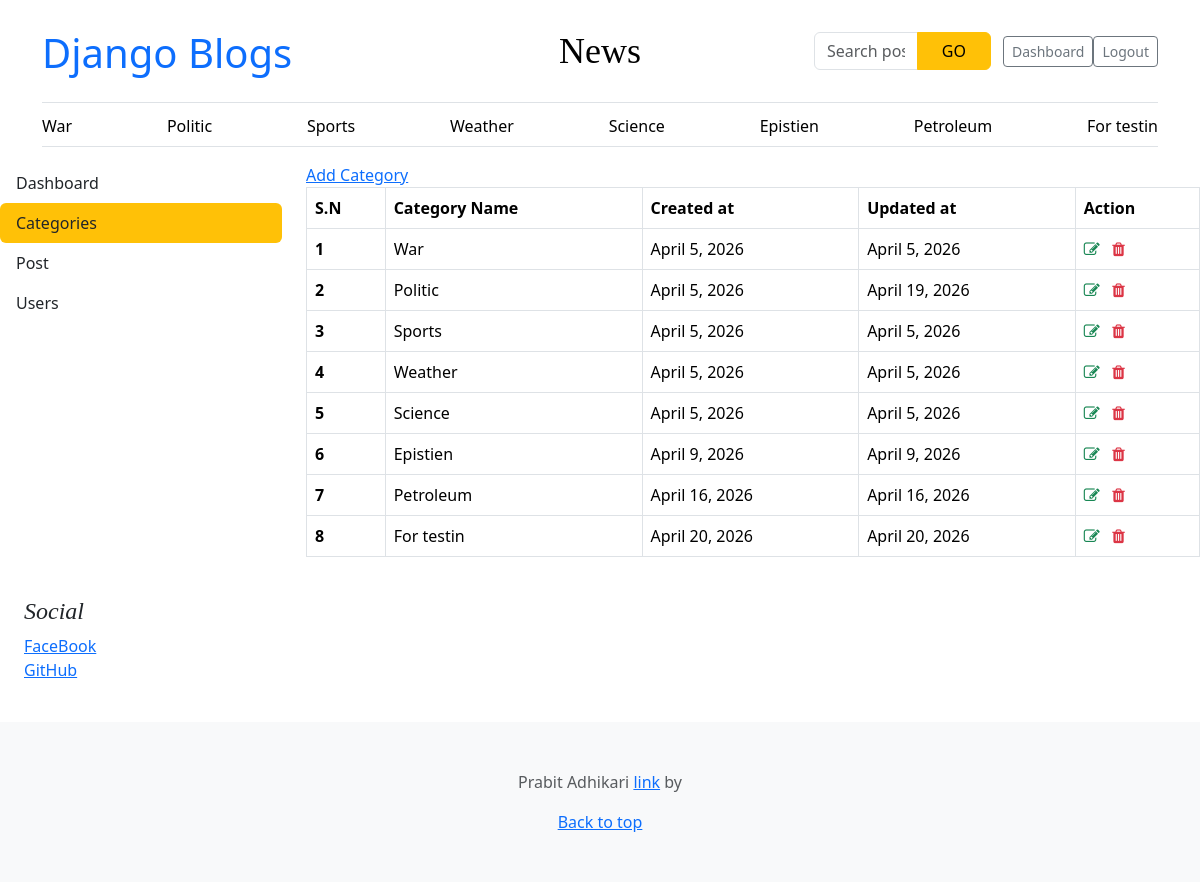
Screenshot of /dashboard/categories/ (signed in) with the database file from the repository.
### blog/models.py (models this page shows, shortened)
class Category(models.Model):
    category_name = models.CharField(max_length=1000, unique=True)
    created_at = models.DateField(auto_now_add=True)
    updated_at = models.DateField(auto_now=True)
    class Meta:
        verbose_name_plural = 'categories'
    def __str__(self):
        return f'{self.category_name}'

### about/models.py (models this page shows, shortened)
class Socials(models.Model):
    name = models.CharField(max_length=50)
    link = models.URLField(max_length=500)
    class Meta:
        verbose_name_plural = 'Social Media'

### dashboard/views.py (the view)
# urls.py: path('dashboard/categories/', views.categories, name='categories'),
@login_required(login_url='login')
def categories(request):
   categories = Category.objects.all()
   context = {
       'categories': categories
   }
   return render(request, 'dashboard/categories.html', context)

### blog/context_processors.py (called while the page is built)
def get_categories(request):
    categories = Category.objects.all()
    return dict(categories=categories)

def get_socials(request):
    socials = Socials.objects.all()
    return dict(socials=socials)

### blog/templates/dashboard/categories.html (shortened to what this page needs)
{% extends 'base.html' %} {% block content%}
<div class="row">
  {% include 'dashboard/sidebar.html' %}
  <div class="col-md-9">
    <div class="tab-content" id="v-pills-tabContent">
      <a href="{% url 'add_category' %}">Add Category</a>
      <table class="table table-hover table-bordered">
        <thead>
          <tr>
            <th scope="col">S.N</th>
            <th scope="col">Category Name</th>
            <th scope="col">Created at</th>
            <th scope="col">Updated at</th>
            <th scope="col">Action</th>
          </tr>
        </thead>
        <tbody>
          {% for cat in categories %}
          <tr>
            <th scope="row">{{forloop.counter}}</th>
            <td>{{cat.category_name}}</td>
            <td>{{cat.created_at}}</td>
            <td>{{cat.updated_at}}</td>
            <td>
              <a href="{% url 'edit_category' cat.id %}"
                ><i class="fa fa-edit text-success"></i
              ></a>
              <a href="{% url 'delete_category' cat.id %}"
                ><i class="fa fa-trash text-danger" aria-hidden="true"></i
              ></a>
            </td>
          </tr>
          {% endfor %}
        </tbody>
      </table>
    </div>
  </div>
</div>
{% endblock%}

### blog/templates/base.html (shortened to what this page needs)
{% load static%}
<!doctype html>
<html lang="en" data-bs-theme="auto">
  <head>
    <link
      href="https://cdn.jsdelivr.net/npm/bootstrap@5.3.8/dist/css/bootstrap.min.css"
      rel="stylesheet"
    />
    <link href="{% static 'css/blog.css' %}" rel="stylesheet" />
    <link href="{% static 'css/blog.css' %}" rel="stylesheet" />
    <link
      rel="stylesheet"
      href="https://cdnjs.cloudflare.com/ajax/libs/font-awesome/4.7.0/css/font-awesome.min.css"
    />
  </head>
  <body>
    <div class="container">
      <header class="border-bottom lh-1 py-3">
        <div class="row flex-nowrap justify-content-between align-items-center">
          <div class="col-4 pt-1 fs-1">
            <a href="{% url 'home' %}" style="text-decoration: none"
              >Django Blogs</a
            >
          </div>
          <div class="col-4 text-center">
            <a
              class="blog-header-logo text-body-emphasis text-decoration-none"
              href="#"
              >News</a
            >
          </div>
          <div class="col-4 d-flex justify-content-end align-items-center">
            <div class="container py-3">
              <form
                action="{% url 'search' %}"
                method="GET"
                class="d-flex justify-content-center"
                id="search-bar"
              >
                <div class="input-group" style="max-width: 500px">
                  <input
                    type="text"
                    class="form-control"
                    placeholder="Search posts..."
                    name="keyword"
                  />
                  <button class="btn btn-warning px-4" type="submit">GO</button>
                </div>
              </form>
            </div>
            {% if user.is_authenticated %} {% if perms.auth.view_user %}
            <a
              class="btn btn-sm btn-outline-secondary"
              href="{% url 'dashboard' %}"
              >Dashboard</a
            >
            {% endif %}
            <a
              class="btn btn-sm btn-outline-secondary"
              href="{% url 'logout' %}"
              >Logout</a
            >
            {% endif %}
          </div>
        </div>
      </header>
      <div class="nav-scroller py-1 mb-3 border-bottom">
        <nav class="nav nav-underline justify-content-between">
          {% if categories %} {% for cat in categories %}
          <a
            class="nav-item nav-link link-body-emphasis"
            href="{% url 'post_by_category' cat.id %}"
            >{{cat}}</a
          >
          {%endfor%} {% endif %}
        </nav>
      </div>
    </div>
    {% block content%} {% endblock %}
    <div class="p-4">
      <h4 class="fst-italic">Social</h4>
      <ol class="list-unstyled">
        {% for account in socials %}
        <li><a href="{{account.link}}">{{account.name}}</a></li>
        {% endfor %}
      </ol>
    </div>
    <footer class="py-5 text-center text-body-secondary bg-body-tertiary">
      <p>
        Prabit Adhikari
        <a href="https://getbootstrap.com/">link</a> by
      </p>
      <p class="mb-0"><a href="#">Back to top</a></p>
    </footer>
  </body>
</html>

### static/css/blog.css (style rules this page uses)
.blog-header-logo { font-family: "Playfair Display", Georgia, "Times New Roman", serif ; font-size: 2.25rem; }
h1, h2, h3, h4, h5, h6 { font-family: "Playfair Display", Georgia, "Times New Roman", serif ; }

### blog/templates/base.html (style rules this page uses)
.nav-scroller { position: relative; z-index: 2; height: 2.75rem; overflow-y: hidden; }
.nav-scroller .nav { display: flex; flex-wrap: nowrap; padding-bottom: 1rem; margin-top: -1px; overflow-x: auto; text-align: center; white-space: nowrap; -webkit-overflow-scrolling: touch; }

### rows the page displays
Category: category_name "War", created_at "April 5, 2026", updated_at "April 5, 2026"
Category: category_name "Politic", created_at "April 5, 2026", updated_at "April 19, 2026"
Category: category_name "Sports", created_at "April 5, 2026", updated_at "April 5, 2026"
Category: category_name "Weather", created_at "April 5, 2026", updated_at "April 5, 2026"
Category: category_name "Science", created_at "April 5, 2026", updated_at "April 5, 2026"
Category: category_name "Epistien", created_at "April 9, 2026", updated_at "April 9, 2026"
Category: category_name "Petroleum", created_at "April 16, 2026", updated_at "April 16, 2026"
Category: category_name "For testin", created_at "April 20, 2026", updated_at "April 20, 2026"
Socials: name "FaceBook"
Socials: name "GitHub"
